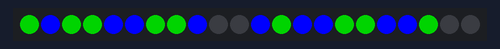
Simulated run of this sketch. Board: Arduino Uno, built with avr-gcc and run on an emulated ATmega328P. Parts: 22 RGB LEDs in strip order, left to right. Dim RGB values are drawn brighter than linear.

Above: at 1.81 s.
At 4.15 s:
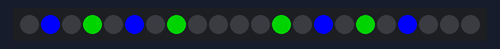
At 11.86 s:
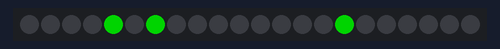
At 19.56 s:
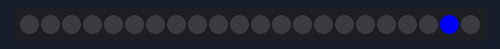
At 29.68 s:
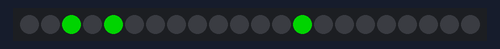
At 39.8 s:
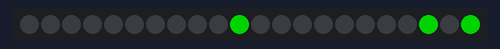

The sketch:

adnflash.ino
```cpp
//INCLUDES
#include "FastLED.h"

boolean W_COLOR = false;
int L_ADN = 22;
int C_ADN = 0;
int paso_secuencia = 0;

#define NUM_LEDS 22
#define DATA_PIN 3
#define CLOCK_PIN 13
CRGB leds[NUM_LEDS];

int caminito = 0;
int caminito_ant1 = 0;
int caminito_ant2 = 0;
int caminito_ant3 = 0;

boolean green = false;

void setup() {
  FastLED.addLeds<NEOPIXEL, DATA_PIN>(leds, NUM_LEDS);

}

void loop() {

  adnUpdate();
  FastLED.show();
  delay(150);
  adnUpdate();
  FastLED.show();
  if(paso_secuencia == 6){paso_secuencia = 6;}else{paso_secuencia++;}
  delay(150);
}

 void adnUpdate (){

        switch(paso_secuencia){

          case 0:
         /*color(C_ADN+paso_secuencia,6,0,false);
                      color(C_ADN+11+paso_secuencia,7,0,false);*/
                      full(L_ADN-11-paso_secuencia,C_ADN+paso_secuencia,0,0);
                      full(L_ADN-11-paso_secuencia,C_ADN+paso_secuencia+11,0,0);

          break;

          case 1:
          if(W_COLOR){color(C_ADN+0,6,0,false);
                      color(C_ADN+11+0,7,0,false);
                   /*   full(L_ADN-11-paso_secuencia,C_ADN+paso_secuencia,0,0);
                      full(L_ADN-11-paso_secuencia,C_ADN+paso_secuencia+11,0,0);*/}
          else{
                      color(C_ADN+0,7,0,false);
                      color(C_ADN+11+0,6,0,false);
                   /*   full(L_ADN-11-paso_secuencia,C_ADN+paso_secuencia,0,0);
                      full(L_ADN-11-paso_secuencia,C_ADN+paso_secuencia+11,0,0);*/}
          break;

          case 2:
          if(W_COLOR){color(C_ADN+0,6,0,false);
                      color(C_ADN+11+0,7,0,false);
                      color(C_ADN+1,7,0,false);
                      color(C_ADN+11+1,6,0,false);
                      color(C_ADN+2,6,0,false);
                      color(C_ADN+11+2,7,0,false);
                   /*   full(L_ADN-12-paso_secuencia*2,C_ADN+paso_secuencia+1,0,0);
                      full(L_ADN-12-paso_secuencia*2,C_ADN+paso_secuencia+12,0,0);*/}
          else{       color(C_ADN+0,7,0,false);
                      color(C_ADN+11+0,6,0,false);
                      color(C_ADN+1,6,0,false);
                      color(C_ADN+11+1,7,0,false);
                      color(C_ADN+2,7,0,false);
                      color(C_ADN+11+2,6,0,false);
                     /* full(L_ADN-12-paso_secuencia*2,C_ADN+paso_secuencia+1,0,0);
                      full(L_ADN-12-paso_secuencia*2,C_ADN+paso_secuencia+12,0,0);*/}
          break;

          case 3:
          if(W_COLOR){color(C_ADN+0,6,0,false);
                      color(C_ADN+11+0,7,0,false);
                      color(C_ADN+1,7,0,false);
                      color(C_ADN+11+1,6,0,false);
                      color(C_ADN+2,6,0,false);
                      color(C_ADN+11+2,7,0,false);
                      color(C_ADN+3,6,0,false);
                      color(C_ADN+11+3,7,0,false);
                      color(C_ADN+4,7,0,false);
                      color(C_ADN+11+4,6,0,false);
                      /*full(L_ADN-12-paso_secuencia,C_ADN+paso_secuencia+1,0,0);
                      full(L_ADN-12-paso_secuencia,C_ADN+paso_secuencia+12,0,0);*/}
          else{       color(C_ADN+0,7,0,false);
                      color(C_ADN+11+0,6,0,false);
                      color(C_ADN+1,6,0,false);
                      color(C_ADN+11+1,7,0,false);
                      color(C_ADN+2,7,0,false);
                      color(C_ADN+11+2,6,0,false);
                      color(C_ADN+3,7,0,false);
                      color(C_ADN+11+3,6,0,false);
                      color(C_ADN+4,6,0,false);
                      color(C_ADN+11+4,7,0,false);
                      /*full(L_ADN-12-paso_secuencia,C_ADN+paso_secuencia+1,0,0);
                      full(L_ADN-12-paso_secuencia,C_ADN+paso_secuencia+12,0,0);*/}
          break;

          case 4:
          if(W_COLOR){color(C_ADN+0,6,0,false);
                      color(C_ADN+11+0,7,0,false);
                      color(C_ADN+1,7,0,false);
                      color(C_ADN+11+1,6,0,false);
                      color(C_ADN+2,6,0,false);
                      color(C_ADN+11+2,7,0,false);
                      color(C_ADN+3,6,0,false);
                      color(C_ADN+11+3,7,0,false);
                      color(C_ADN+4,7,0,false);
                      color(C_ADN+11+4,6,0,false);
                      color(C_ADN+5,7,0,false);
                      color(C_ADN+11+5,6,0,false);
                      color(C_ADN+6,6,0,false);
                      color(C_ADN+11+6,7,0,false);
                     /* full(L_ADN-12-paso_secuencia,C_ADN+paso_secuencia+1,0,0);
                      full(L_ADN-12-paso_secuencia,C_ADN+paso_secuencia+12,0,0);*/}
          else{       color(C_ADN+0,7,0,false);
                      color(C_ADN+11+0,6,0,false);
                      color(C_ADN+1,6,0,false);
                      color(C_ADN+11+1,7,0,false);
                      color(C_ADN+2,7,0,false);
                      color(C_ADN+11+2,6,0,false);
                      color(C_ADN+3,7,0,false);
                      color(C_ADN+11+3,6,0,false);
                      color(C_ADN+4,6,0,false);
                      color(C_ADN+11+4,7,0,false);
                      color(C_ADN+5,6,0,false);
                      color(C_ADN+11+5,7,0,false);
                      color(C_ADN+6,7,0,false);
                      color(C_ADN+11+6,6,0,false);
                     /* full(L_ADN-12-paso_secuencia,C_ADN+paso_secuencia+1,0,0);
                      full(L_ADN-12-paso_secuencia,C_ADN+paso_secuencia+12,0,0);*/}
          break;

          case 5:
          if(W_COLOR){color(C_ADN+0,6,0,false);
                      color(C_ADN+11+0,7,0,false);
                      color(C_ADN+1,7,0,false);
                      color(C_ADN+11+1,6,0,false);
                      color(C_ADN+2,6,0,false);
                      color(C_ADN+11+2,7,0,false);
                      color(C_ADN+3,6,0,false);
                      color(C_ADN+11+3,7,0,false);
                      color(C_ADN+4,7,0,false);
                      color(C_ADN+11+4,6,0,false);
                      color(C_ADN+5,7,0,false);
                      color(C_ADN+11+5,6,0,false);
                      color(C_ADN+6,6,0,false);
                      color(C_ADN+11+6,7,0,false);
                      color(C_ADN+7,6,0,false);
                      color(C_ADN+11+7,7,0,false);
                      color(C_ADN+8,7,0,false);
                      color(C_ADN+11+8,6,0,false);
                   /*   full(L_ADN-12-paso_secuencia,C_ADN+paso_secuencia+1,0,0);
                      full(L_ADN-12-paso_secuencia,C_ADN+paso_secuencia+12,0,0);*/}
          else{       color(C_ADN+0,7,0,false);
                      color(C_ADN+11+0,6,0,false);
                      color(C_ADN+1,6,0,false);
                      color(C_ADN+11+1,7,0,false);
                      color(C_ADN+2,7,0,false);
                      color(C_ADN+11+2,6,0,false);
                      color(C_ADN+3,7,0,false);
                      color(C_ADN+11+3,6,0,false);
                      color(C_ADN+4,6,0,false);
                      color(C_ADN+11+4,7,0,false);
                      color(C_ADN+5,6,0,false);
                      color(C_ADN+11+5,7,0,false);
                      color(C_ADN+6,7,0,false);
                      color(C_ADN+11+6,6,0,false);
                      color(C_ADN+7,7,0,false);
                      color(C_ADN+11+7,6,0,false);
                      color(C_ADN+8,6,0,false);
                      color(C_ADN+11+8,7,0,false);
                     /* full(L_ADN-12-paso_secuencia,C_ADN+paso_secuencia+1,0,0);
                      full(L_ADN-12-paso_secuencia,C_ADN+paso_secuencia+12,0,0);*/}
          break;

          case 6:
          /*if(W_COLOR){/*color(C_ADN+0,6,0,false);
                      color(C_ADN+11+0,6,0,false);
                      color(C_ADN+1,7,0,false);
                      color(C_ADN+11+1,7,0,false);
                      color(C_ADN+2,6,0,false);
                      color(C_ADN+11+2,6,0,false);
                      color(C_ADN+3,7,0,false);
                      color(C_ADN+11+3,7,0,false);
                      color(C_ADN+4,6,0,false);
                      color(C_ADN+11+4,6,0,false);
                      color(C_ADN+5,7,0,false);
                      color(C_ADN+11+5,7,0,false);
                      color(C_ADN+6,6,0,false);
                      color(C_ADN+11+6,6,0,false);
                      color(C_ADN+7,7,0,false);
                      color(C_ADN+11+7,7,0,false);
                      color(C_ADN+8,6,0,false);
                      color(C_ADN+11+8,6,0,false);
                      color(C_ADN+9,7,0,false);
                      color(C_ADN+11+9,7,0,false);
                      color(C_ADN+10,6,0,false);
                      color(C_ADN+11+10,6,0,false);*/
                     /* full(L_ADN-12-paso_secuencia*2,C_ADN+paso_secuencia+1,0,0);
                      full(L_ADN-12-paso_secuencia*2,C_ADN+paso_secuencia+12,0,0);*//*}
          else{ */
                if(green){

                    if(caminito != 50 && caminito != 11){
                        color(C_ADN+caminito,7,0,false);}

                        if(caminito > 1 && caminito_ant1 != 50 && caminito_ant1 != 11){
                          color(C_ADN+caminito_ant1,7,0,false);}
                        if(caminito_ant1 > 1 && caminito_ant2 != 50 && caminito_ant2 != 11){
                          color(C_ADN+caminito_ant2,7,0,false);}
                        if(caminito_ant2 > 1 && caminito_ant3 != 50 && caminito_ant3 != 11){
                          color(C_ADN+caminito_ant3,0,0,false);}
                        caminito_ant3=caminito_ant2;
                        caminito_ant2=caminito_ant1;
                        caminito_ant1=caminito;
                      if(caminito%2 != 0){caminito =caminito+11;}else{caminito =caminito-9;}
                      if(caminito > 20){caminito = 50;if(caminito_ant3 == 50){green=false; caminito =0;caminito_ant1=0;caminito_ant2=0;caminito_ant3=0;}}

                      }else{
                       if(caminito != 50 && caminito != 12){
                        color(C_ADN+caminito,6,0,false);}

                        if(caminito > 0 && caminito_ant1 != 50 && caminito_ant1 != 12){
                          color(C_ADN+caminito_ant1,6,0,false);}
                        if(caminito_ant1 > 0 && caminito_ant2 != 50 && caminito_ant2 != 12){
                          color(C_ADN+caminito_ant2,6,0,false);}
                        if(caminito_ant2 > 0 && caminito_ant3 != 50 && caminito_ant3 != 12){
                          color(C_ADN+caminito_ant3,0,0,false);}
                        caminito_ant3=caminito_ant2;
                        caminito_ant2=caminito_ant1;
                        caminito_ant1=caminito;
                      if(caminito%2 == 0){caminito =caminito+11;}else{caminito =caminito-9;}
                      if(caminito > 21){caminito = 50;if(caminito_ant3 == 50){green=true; caminito =1;caminito_ant1=0;caminito_ant2=0;caminito_ant3=0;}}}
                    /*  color(C_ADN+11+0,7,0,false);
                      color(C_ADN+1,6,0,false);
                      color(C_ADN+11+1,6,0,false);
                      color(C_ADN+2,7,0,false);
                      color(C_ADN+11+2,7,0,false);
                      color(C_ADN+3,6,0,false);
                      color(C_ADN+11+3,6,0,false);
                      color(C_ADN+4,7,0,false);
                      color(C_ADN+11+4,7,0,false);
                      color(C_ADN+5,6,0,false);
                      color(C_ADN+11+5,6,0,false);
                      color(C_ADN+6,7,0,false);
                      color(C_ADN+11+6,7,0,false);
                      color(C_ADN+7,6,0,false);
                      color(C_ADN+11+7,6,0,false);
                      color(C_ADN+8,7,0,false);
                      color(C_ADN+11+8,7,0,false);
                      color(C_ADN+9,6,0,false);
                      color(C_ADN+11+9,6,0,false);
                      color(C_ADN+10,7,0,false);
                      color(C_ADN+11+10,7,0,false);*/
                     /* full(L_ADN-12-paso_secuencia*2,C_ADN+paso_secuencia+1,0,0);
                      full(L_ADN-12-paso_secuencia*2,C_ADN+paso_secuencia+12,0,0);}*/
          break;
          }

  W_COLOR = !W_COLOR;


  }

  void color (int led , int col , int tiempo , boolean imprimir) {

  switch (col){

    case 0 :

      leds[led] = CRGB ::Black;

      break;

    case 1 :

      leds[led] = CRGB ::Black;

      break;

    case 2 :

      leds[led] = CRGB ::DarkOrange;

    break;

    case 3 :

      leds[led] = CRGB ::White;

      break;

        case 4 :

      leds[led] = CRGB ::Red;

      break;

        case 5 :

      leds[led] = CRGB ::Yellow;

      break;

    case 6 :

      leds[led] = CRGB ::Green;

      break;

   case 7 :

      leds[led] = CRGB ::Blue;

      break;


    }


    if(col != 0 && col != 1 && imprimir){  FastLED.show();delay(tiempo);}


  }

void full (int cantidad , int led_inicio , int col , int tiempo){

  boolean imprimir = true;

    int  c = 0;

  if (tiempo == 0){imprimir = false;}

  while(c < (cantidad)) {

    color(led_inicio + c , col, tiempo, imprimir);

    c++;


    }

 // if(tiempo == 0){FastLED.show();}

  }
```
